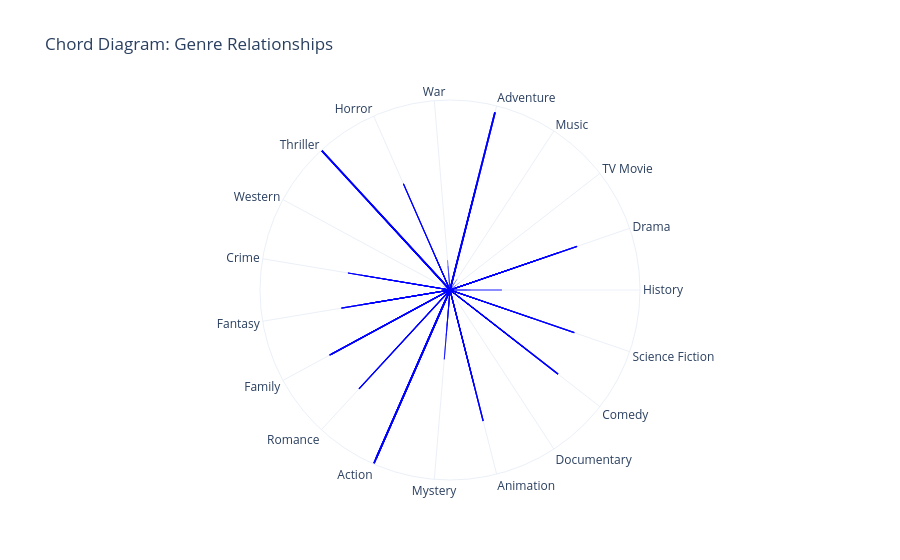

Source (notebook cell):
### Code cell
import plotly.graph_objects as go
import numpy as np
import pandas as pd

# Prepare data
# Create a co-occurrence matrix for genres
genres_split = movies_df['Genre(s)'].dropna().str.split(', ')
unique_genres = set([genre for genres in genres_split for genre in genres])
genre_list = list(unique_genres)

co_occurrence = pd.DataFrame(0, index=genre_list, columns=genre_list)

# Fill co-occurrence matrix
for genres in genres_split:
    for genre1 in genres:
        for genre2 in genres:
            co_occurrence.at[genre1, genre2] += 1

# Normalize the matrix for better visualization
co_occurrence_norm = co_occurrence.div(co_occurrence.max().max()).fillna(0)

# Create the chord diagram
fig = go.Figure()

for i, genre1 in enumerate(genre_list):
    for j, genre2 in enumerate(genre_list):
        if i != j:
            fig.add_trace(go.Scatterpolar(
                r=[co_occurrence_norm.iloc[i, j], 0, co_occurrence_norm.iloc[j, i]],
                theta=[genre1, genre1, genre2],
                mode='lines',
                line=dict(width=co_occurrence_norm.iloc[i, j] * 5, color='blue'),
                hoverinfo='text',
                text=f"Co-occurrence: {co_occurrence.iloc[i, j]}"
            ))

# Customize layout
fig.update_layout(
    title="Chord Diagram: Genre Relationships",
    polar=dict(
        radialaxis=dict(visible=False),
    ),
    showlegend=False,
    template="plotly_white"
)

# Show the diagram
fig.show()
